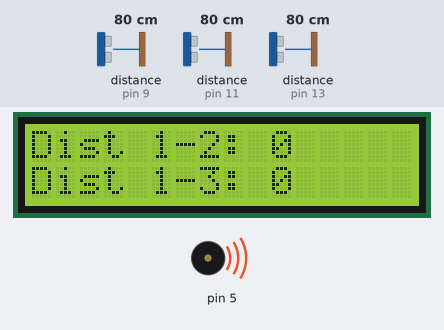
Simulated run of this sketch. Board: Arduino Uno, built with avr-gcc and run on an emulated ATmega328P. Parts: 16×2 character LCD, buzzer (waves = sounding). Inputs (shaded band) come from the test bench; at power-on: distance to the obstacle (sensors on pin 9, pin 11, pin 13) 80 cm. The echo pulse lasts 58.3 µs per cm.

Above: at 1.2 s.
2.3 s: distance to the obstacle (sensor on pin 9) set to 2 cm
At 4.26 s:
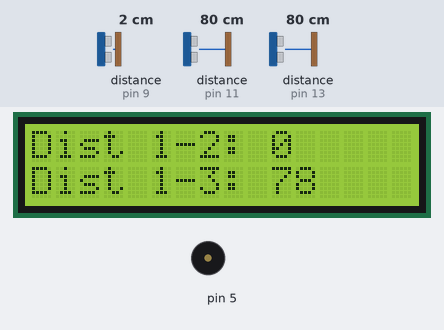
6.6 s: distance to the obstacle (sensor on pin 11) set to 2 cm
At 7.3 s:
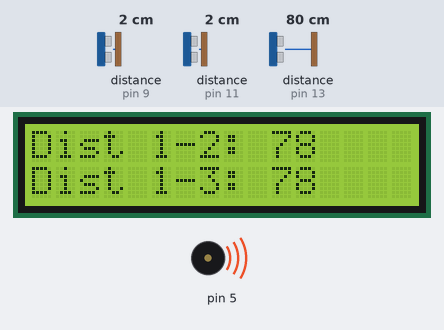
8.1 s: distance to the obstacle (sensor on pin 13) set to 4 cm
At 9.1 s:
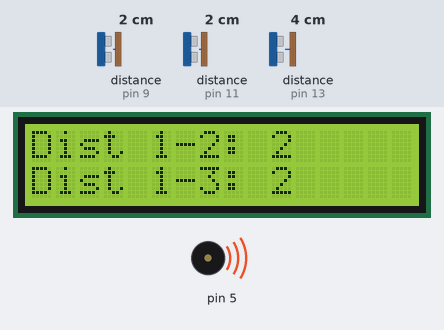
10.3 s: distance to the obstacle (sensor on pin 9) set to 4 cm
At 11.8 s:
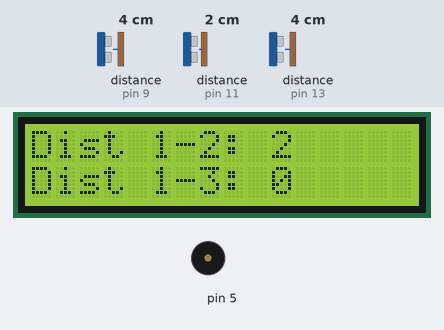
12.5 s: distance to the obstacle (sensor on pin 11) set to 9 cm
At 14.0 s:
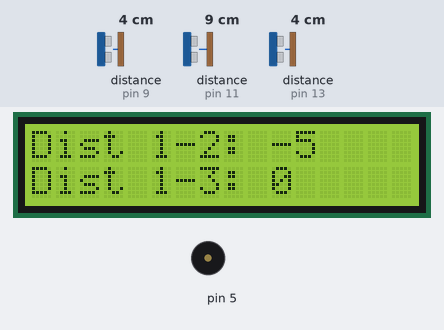
14.7 s: distance to the obstacle (sensor on pin 13) set to 2 cm
At 16.2 s:
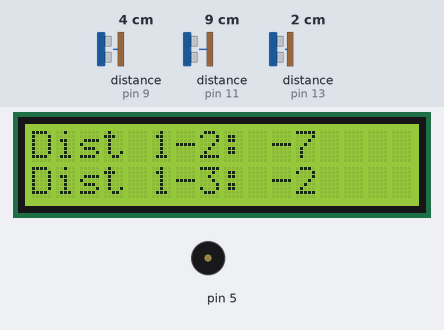
Timing chart, 0 to 17.9 s (numbered marks = the images above; inputs shaded):
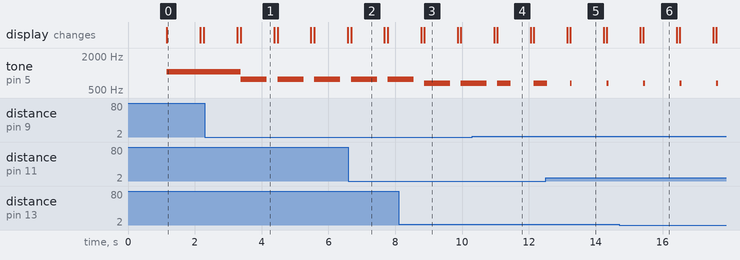

Measured:
- after the input at 2.3 s, tone on pin 5: alternates 770 Hz for 0.78 s and silent for 0.32 s, starting after 1.1 s; the display: first differs from a run without the input after 1.1 s (image 1)
- after the input at 6.6 s, the display: changes after 0.08 s (image 2)
- after the input at 8.1 s, the display: first differs from a run without the input after 0.77 s (image 3)
- after the input at 10.3 s, the display: first differs from a run without the input after 0.75 s (image 4)
- after the input at 12.5 s, the display: first differs from a run without the input after 0.74 s (image 5)
- after the input at 14.7 s, the display: first differs from a run without the input after 0.73 s (image 6)
- what the display in image 0 shows lasts 1.0 s, from 1.2 s to 2.2 s

The sketch:

livella.ino
```cpp
#include "pitches.h"
#include "SR04.h"
#include <LiquidCrystal.h>

#define RS A5
#define EN A4
#define D4 A3
#define D5 A2
#define D6 A1
#define D7 A0

#define TRIG_PIN1 13
#define ECHO_PIN1 12
#define TRIG_PIN2 11
#define ECHO_PIN2 10
#define TRIG_PIN3 9
#define ECHO_PIN3 8
SR04 sr04a = SR04(ECHO_PIN1,TRIG_PIN1);   //primo sensore
SR04 sr04b = SR04(ECHO_PIN2,TRIG_PIN2);   //seconddo sensore
SR04 sr04c = SR04(ECHO_PIN3,TRIG_PIN3);   //terzo sensore
int cm1;     //distanza rilevata dal primo sensore
int cm2;     //distanza rilevata dal secondo sensore
int cm3;     //distanza rilevata dal terzo sensore
int diff1;    //differenza tra misurazione sensore 1 e 2
int diff2;    //differenza tra misurazione sensore 1 e 3
int x;

int note[] = {NOTE_C5, NOTE_D5, NOTE_E5, NOTE_F5, NOTE_G5, NOTE_A5, NOTE_B5, NOTE_C6};
int durata;

LiquidCrystal lcd(RS, EN, D4, D5, D6, D7);

void Misura(){
  if (cm1>cm3){
    x=cm1-cm3;
  } else if (cm3>cm1){
    x=cm3-cm1;
  }
  //x deve essere compreso tra 0 e 7

  if (cm2>cm3){
    durata=10*(cm2-cm3);
  } else if (cm3>cm2){
    durata=200*(cm3-cm2);
  }
  //durata deve quindi andare da 700 a 10
}


void setup() {
  lcd.begin(16,2);
  Serial.begin(115200);
  delay(1000);
}

void loop() {
  cm1=sr04a.Distance();
  cm2=sr04b.Distance();
  cm3=sr04c.Distance();

  diff1=cm1-cm2;
  diff2=cm1-cm3;

  lcd.setCursor(0,0);
  lcd.print("Dist 1-2: ");
  lcd.print(diff1);
  delay(10);
  lcd.setCursor(0,1);
  lcd.print("Dist 1-3: ");
  lcd.print(diff2);

  if (cm1==cm2 && cm1==cm3){
    tone(5, note[7]);
  } else {
    Misura();
    tone(5, note[x],durata);
  }

  delay(1000);
  lcd.clear();
}
```
